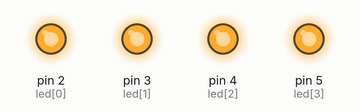
Simulated run of this sketch. Board: Arduino Uno, built with avr-gcc and run on an emulated ATmega328P. Shown: output pins drawn as LEDs (lit = HIGH).

Above: at 0.05 s.
Timing chart, 0 to 3.0 s (numbered marks = the images above):
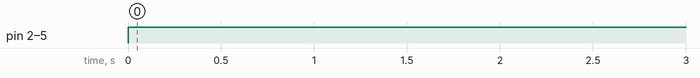

The sketch:

aula1.ino
```cpp
int led[4]={2,3,4,5};
long anterior = 0;
long ligado = 100;


void setup() {
  for(int i=0; i<4;i++){
     pinMode(led[i],OUTPUT);
  }

}

void loop() {
  unsigned long milli = millis();

if (milli - anterior > ligado) {
    anterior = milli;
}
  for(int i=0; i<4;i++){
    if((milli - anterior) < ligado){
      digitalWrite(led[i], HIGH);
    }else{
      digitalWrite(led[i],LOW);
    }
  }

}
```

Measured:
- by itself, pin 2 (led[0]), pin 3 (led[1]), pin 4 (led[2]), pin 5 (led[3]): LOW → HIGH at 0.00 s
